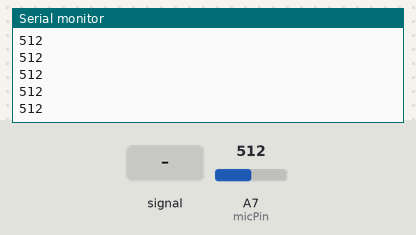
Recording of a sketch running on a simulated Arduino Nano, built with avr-gcc and run on an emulated ATmega328P. Shown: the last lines printed to the serial monitor. The test bench sets the inputs (shaded band); at power-on: A7 (micPin) = 512.

Above: at 1.2 s.
1.3 s: A7 (micPin) fed a 200 Hz sine of ±81 counts around its level
At 1.56 s:
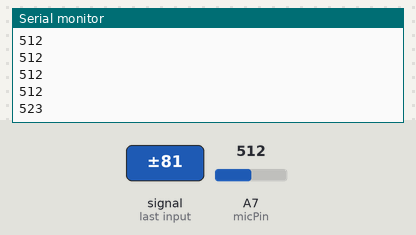
2.8 s: A7 (micPin) set to 716
At 2.96 s:
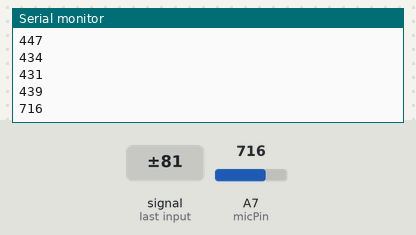
4.3 s: A7 (micPin) fed a 1000 Hz sine of ±255 counts around its level
At 4.56 s:
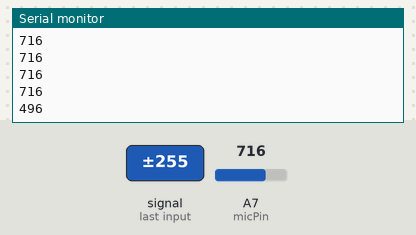
5.8 s: A7 (micPin) set to 900
At 5.96 s:
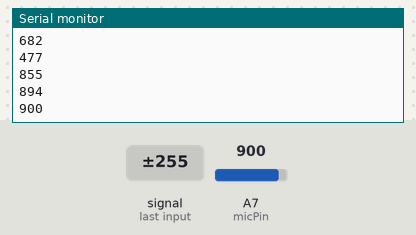
Timing chart, 0 to 8.3 s (numbered marks = the images above; inputs shaded):
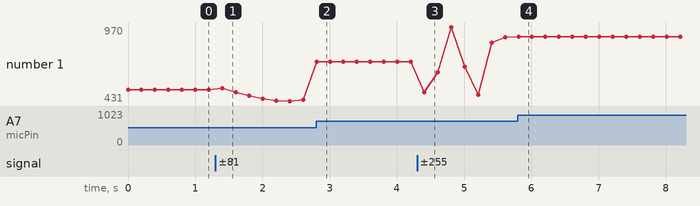

The sketch:

sound_sensor_calibration.ino
```cpp
// Sound Sensor Calibration
//
// Open the Serial Monitor to see the values output
// by the microphone.
//
// Turn the small screw on the sound sensor and see how the
// mic level changes.
// Adjust the screw so that the LED on the sound sensor
// blinks on and off when low levels of sound are present.
//
// This should coincide with a value of approximately 512
// on the Serial Monitor.

int micPin = A7;

void setup() {
  // Open the serial port
  Serial.begin(9600);
}

void loop() {
  // Read the mic level
  int mic_level = analogRead(micPin);
  // Print it to the Serial Monitor
  Serial.println(mic_level);
  // Wait 200 milliseconds
  delay(200);
}
```

Measured:
- after the input at 1.3 s, the serial monitor: prints a new line after 0.10 s (image 1)
- after the input at 2.8 s, the serial monitor: prints a new line at once (image 2)
- after the input at 4.3 s, the serial monitor: prints a new line after 0.11 s (image 3)
- after the input at 5.8 s, the serial monitor: prints a new line at once (image 4)
- plotted number 1: 512 → 439 after the input at 1.3 s, 439 → 716 after the input at 2.8 s, 716 → 894 after the input at 4.3 s, 894 → 900 after the input at 5.8 s
